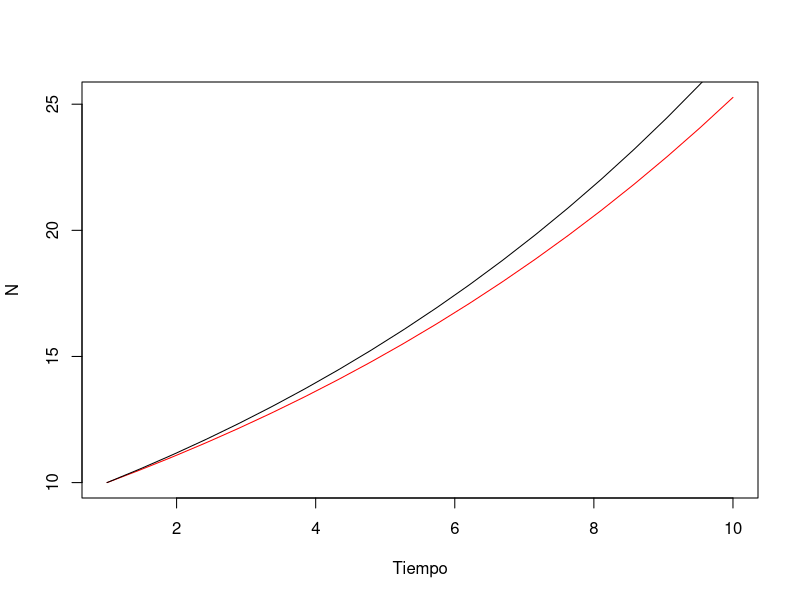
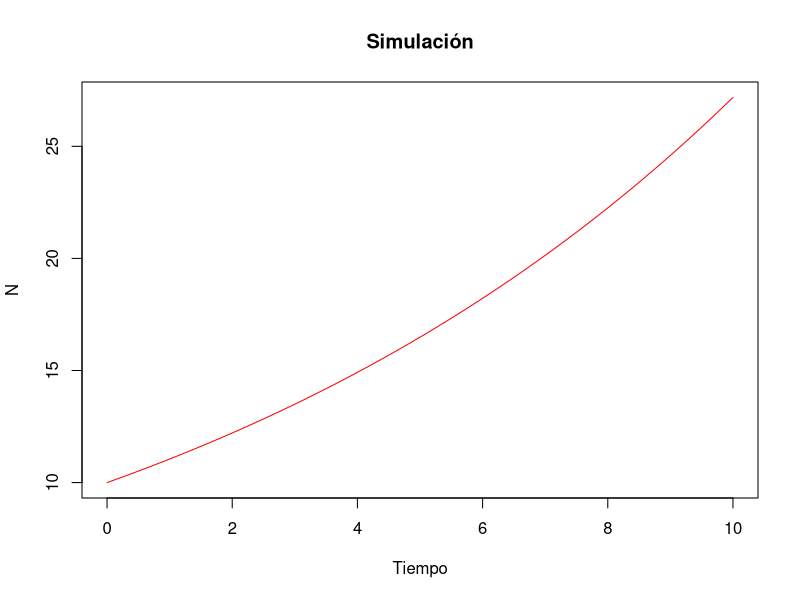
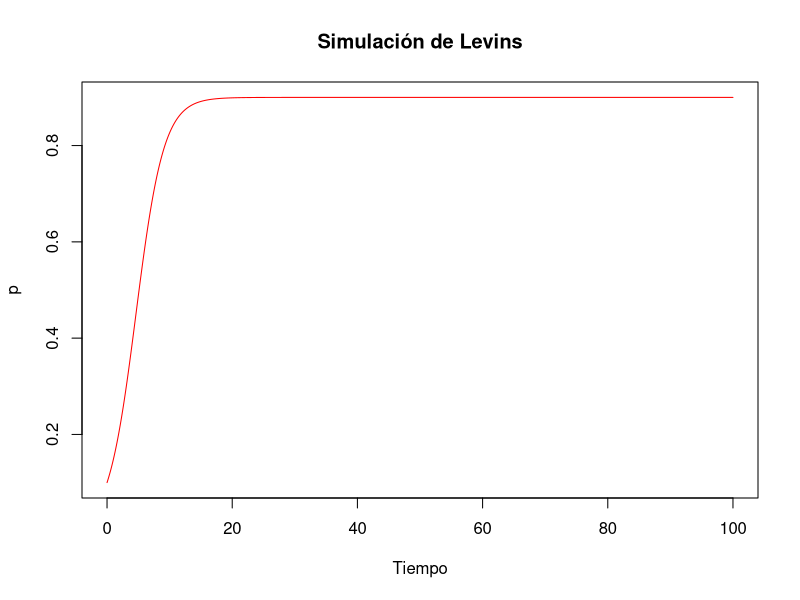
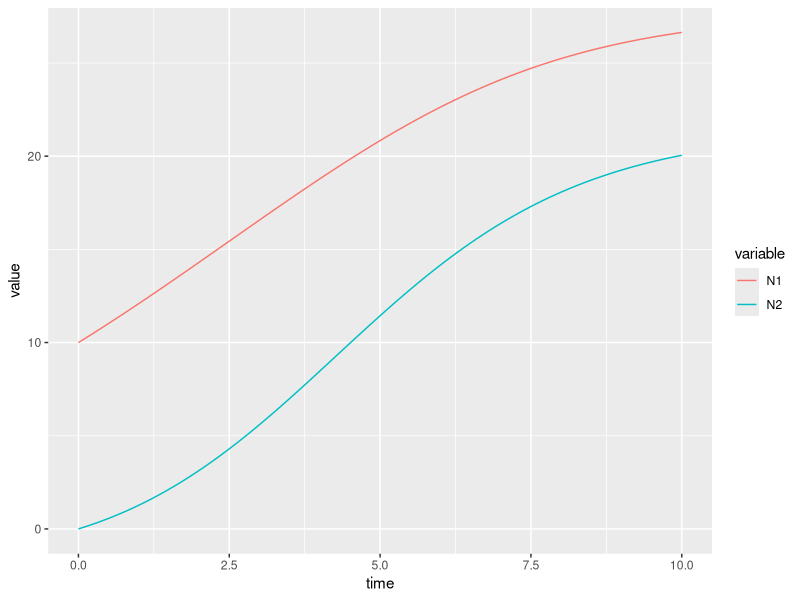
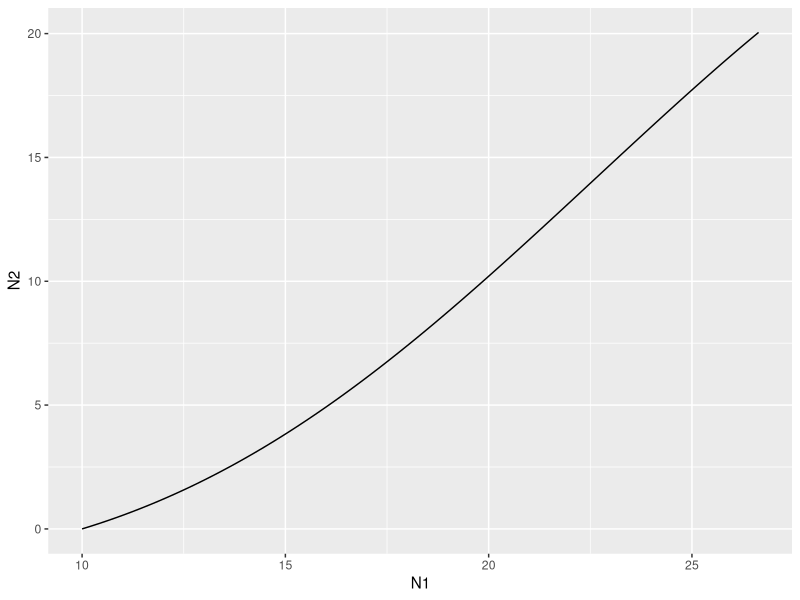

Write the R code that produced these figures, in order.
## ---- chunk 1
knitr::opts_chunk$set(echo = TRUE)
## ---- chunk 2
r <- 0.1; h <- 0.5; t <- 10
N <- numeric(t/h); N[1] <- 10
for(i in 2:length(N)){N[i] = N[i-1] + r*N[i-1]*h}
N1 <- 10 * exp(seq(0, 10, len = 20)*r)
plot(seq(1, 10, len = 20), N, type = "l", col = "red", xlab = "Tiempo", ylab = "N")
lines(seq(1, 10, len = 20), N1)
## ---- chunk 3
f <- function(x){print(x)}
## ---- chunk 4
f(1)
## ---- chunk 5
g <- function(x, y){print(x + y)}
g(1, 3)
## ---- chunk 6
h <- function(x, y, z = "a"){print(paste0(x + y, "=", z))}
h(1, 2, "b")
## ---- chunk 7
expon <- function(t, y, parms){
  N <- y[1]
  with(parametros,{
    dN <- r * N
    return(list(dN))
  })
}
## ---- chunk 8
t <- seq(0, 10, by = 0.1)
## ---- chunk 9
y <- 10
## ---- chunk 10
parametros <- list(r = 0.1)
## ---- chunk 11
library(deSolve)

sim <- lsoda(y = y, times = t, 
             parms = parametros, 
             func = expon)
## ---- chunk 12
head(sim)
## ---- chunk 13
sim.df <- data.frame(sim)
plot(t, sim.df$X1, xlab = "Tiempo", ylab = "N", main = "Simulación", col = "red", type = "l")
## ---- chunk 14
levins <- function(t, y, parms){
  p <- y[1]
  with(parms, {
    dp <- c*p*(1-p) - e*p
    return(list(dp))
  })
}
## ---- chunk 15
t <- seq(0, 100, by = 0.1)
y <- 0.1
parms <- list(c = 0.5, e = 0.05)
## ---- chunk 16
sim.lev <- lsoda(y = y, times = t, 
                 parms = parms,
                 func = levins)
head(sim.lev)
## ---- chunk 17
sim.df <- data.frame(sim.lev)
plot(t, sim.df$X1, xlab = "Tiempo", ylab = "p", main = "Simulación de Levins", col = "red", type = "l")
## ---- chunk 18
mig <- function(t, y, parms){
  with(parms, {
      N1 <- y[1]
      N2 <- y[2]
  
    dN1 <- r * N1 * (1 - N1/K) + m2 * N2 - m1 * N1
    dN2 <- r * N2 * (1 - N2/K) + m1 * N1 - m2 * N2
    
    return(list(c(dN1, dN2)))
  })
}
## ---- chunk 19
t <- seq(0, 10, by = 0.1)
y <- c(N1 = 10, N2 = 0)
parms <- list(r = 0.5, K = 25,
              m1 = 0.1, m2 = 0.2)
## ---- chunk 20
sim.mig <- lsoda(y = y, times = t, 
                 parms = parms,
                 func = mig)
head(sim.mig, 3)
## ---- chunk 21
sim.mig.df <- data.frame(sim.mig)
sim.mig.largo <- reshape2::melt(sim.mig.df, id.vars = "time")
head(sim.mig.largo, 3)
## ---- chunk 22
library(ggplot2)
## ---- chunk 23
ggplot(sim.mig.largo) + geom_line(aes(x = time, 
                                      y = value, 
                                      colour = variable))
## ---- chunk 24
ggplot(sim.mig.df) + geom_line(aes(x = N1, y = N2))
